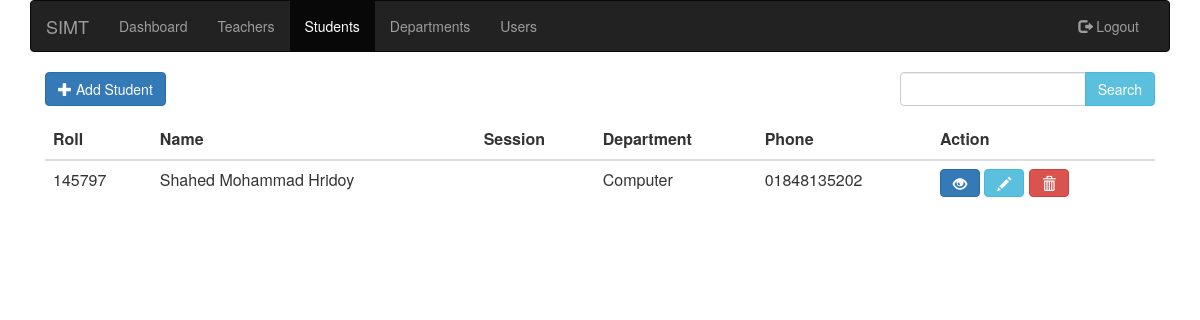
/students/index.php (signed in), run on an earlier commit of the app's database.
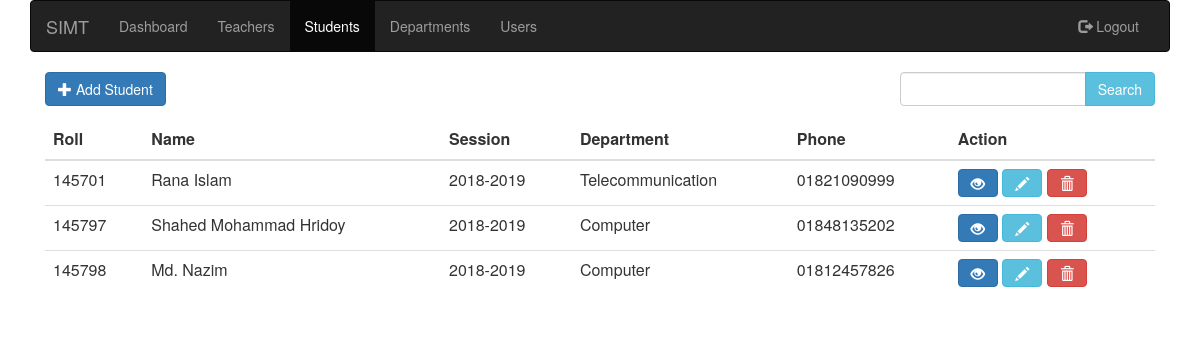
And on a later commit of the database.
### tables this page shows
CREATE TABLE `students` (
  `roll` int(6) NOT NULL,
  `name` varchar(30) NOT NULL,
  `session` varchar(9) NOT NULL,
  `department` varchar(20) NOT NULL,
  `phone` varchar(11) NOT NULL
);

### students/index.php (the view, shortened to what this page needs)
<?php
include "../api/include.php";
?>
<html lang="en">
<head>
    <link rel="stylesheet" href="https://maxcdn.bootstrapcdn.com/bootstrap/3.4.1/css/bootstrap.min.css">
</head>
<body>
    <div class="container">
        <nav class="navbar navbar-inverse">
            <div class="container-fluid">
                <div class="navbar-header">
                    <a class="navbar-brand" href="../dashboard">SIMT</a>
                </div>
                <div class="collapse navbar-collapse" id="myNavbar">
                    <ul class="nav navbar-nav">
                        <li><a href="../dashboard">Dashboard</a></li>
                        <li><a href="../teachers">Teachers</a></li>
                        <li class="active"><a href="../students">Students</a></li>
                        <li><a href="../departments">Departments</a></li>
                        <li><a href="../users">Users</a></li>
                    </ul>
                    <ul class="nav navbar-nav navbar-right">
                        <li><a href="../api/logout.php"><span class="glyphicon glyphicon-log-out"></span> Logout</a></li>
                    </ul>
                </div>
            </div>
        </nav>
        <div class="col-md-3 hidden-print">
            <button class="btn btn-primary add-btn"><span class="glyphicon glyphicon-plus"></span> Add Student</button>
        </div>
        <div class="col-md-offset-6 col-md-3 hidden-print">
            <form action="" method="POST">
                <div class="input-group">
                    <input type="text" class="form-control" name="search_input" required>
                    <div class="input-group-btn">
                        <input class="btn btn-info" type="submit" value="Search" name="search_button">
                    </div>
                </div>
            </form>
        </div>
        <div class="col-md-12 hidden-print">
            <table class="table">
                <thead>
                    <tr>
                        <th>Roll</th>
                        <th>Name</th>
                        <th>Session</th>
                        <th>Department</th>
                        <th>Phone</th>
                        <th>Action</th>
                    </tr>
                </thead>
                <tbody>
                    <?php
                    if(isset($_POST['search_button'])){
                        $search_input = $_POST['search_input'];
                        $SQL = "SELECT * FROM `students` WHERE CONCAT(`roll`,`name`,`phone`,`session`,`department`) LIKE '%$search_input%'";
                    } else {
                        $SQL = "SELECT * FROM students";
                    }
                    $result = mysqli_query($mysqli,$SQL);
                    if($result->num_rows > 0){
                        while($row = $result->fetch_assoc()){
                            print "<tr>";
                            print "<td>".$row['roll']."</td>";
                            print "<td>".$row['name']."</td>";
                            print "<td>".$row['session']."</td>";
                            print "<td>".$row['department']."</td>";
                            print "<td>".$row['phone']."</td>";
                            print "<td><button class='btn btn-primary view-btn'><span class='glyphicon glyphicon-eye-open'></span></button> ";
                            print "<button class='btn btn-info edit-btn'><span class='glyphicon glyphicon-pencil'></span></button> ";
                            print "<button class='btn btn-danger dlt-btn'><span class='glyphicon glyphicon-trash'></span></button></td>";
                            print "</tr>";
                        }
                    } else {
                        echo "<tr><td colspan='6'>No Data Found</td></tr>";
                    }
                    ?>
                </tbody>
            </table>
        </div>
    </div>
</body>
</html>

What changed in the data, as far as the page shows it:
added students: roll "145701", name "Rana Islam", session "2018-2019", department "Telecommunication", phone "01821090999"
changed students "Shahed Mohammad Hridoy": session (not shown) → "2018-2019"
added students: roll "145798", name "Md. Nazim", session "2018-2019", department "Computer", phone "01812457826"
